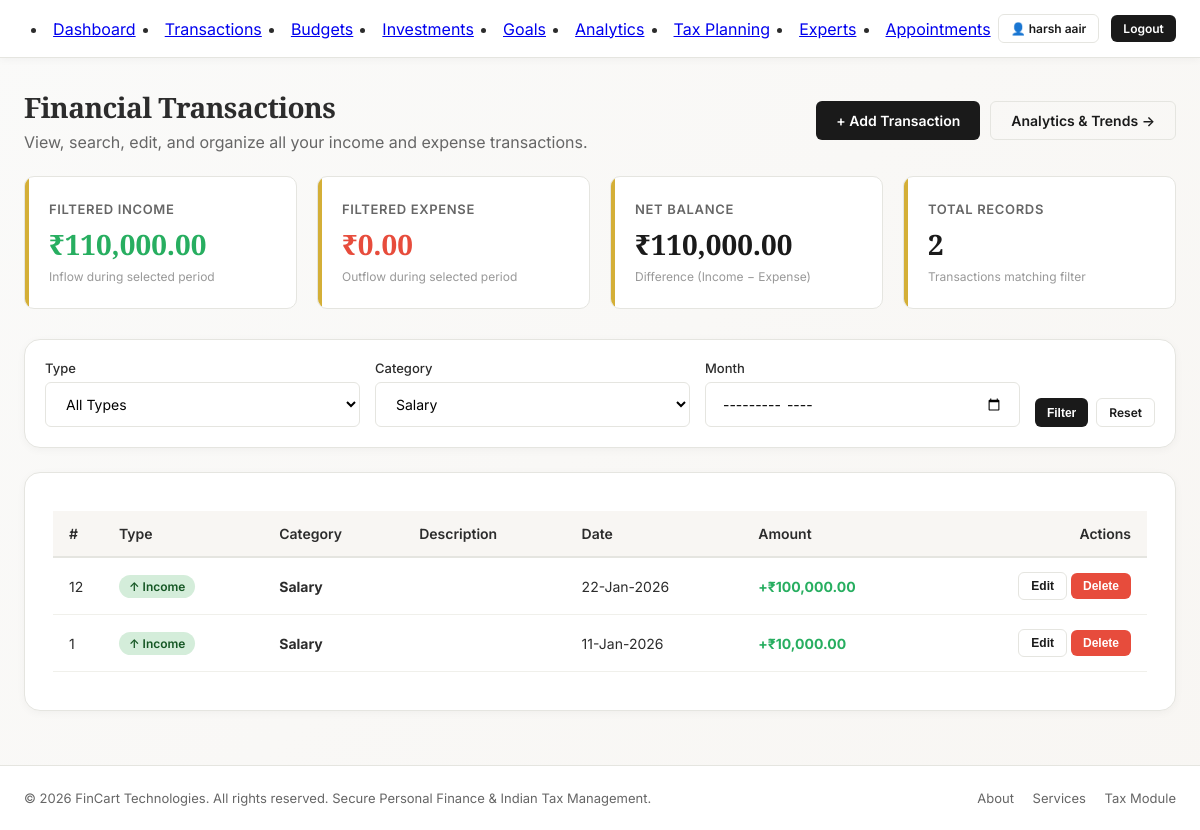
/transactions.php?category=Salary (signed in), run on an earlier commit of the app's database.
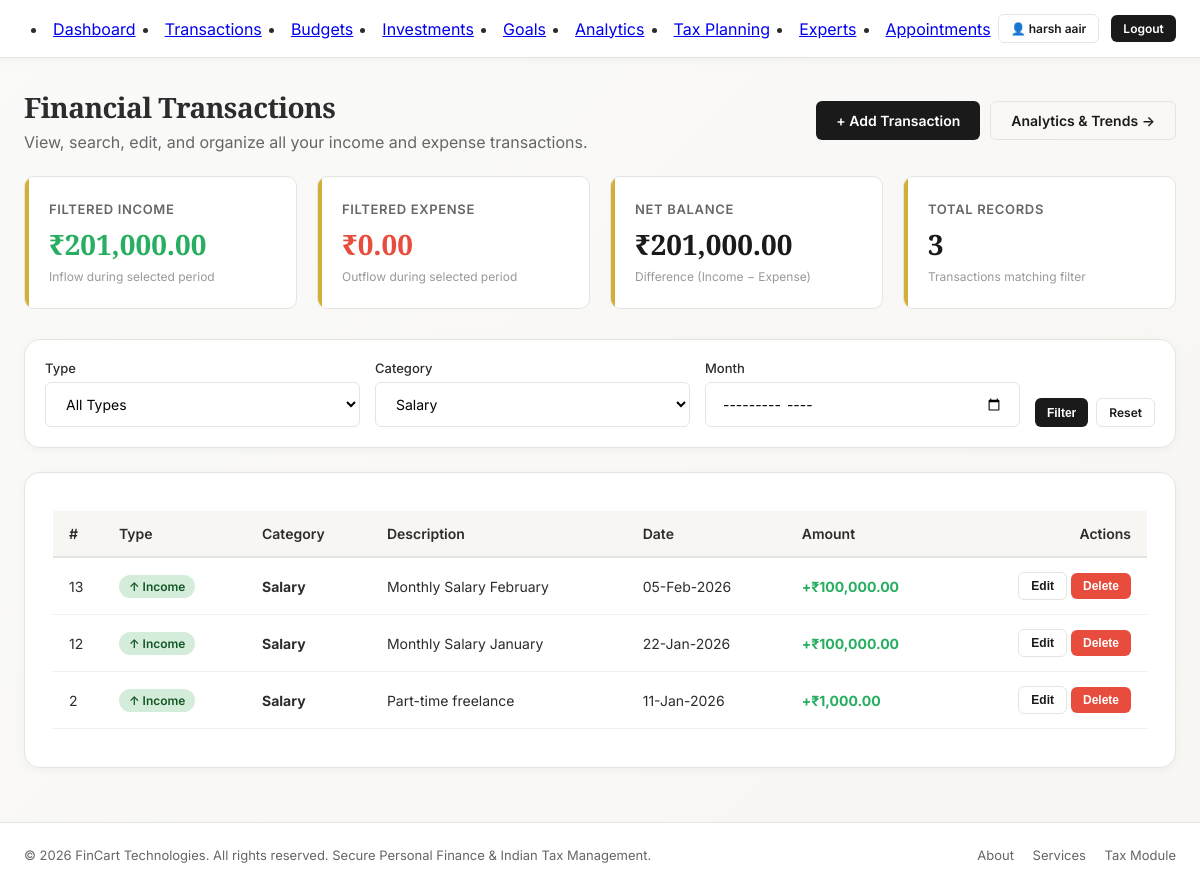
And on a later commit of the database.
### tables this page shows
CREATE TABLE IF NOT EXISTS `transactions` (
  `id` int NOT NULL AUTO_INCREMENT,
  `user_id` int NOT NULL,
  `type` enum('income','expense') NOT NULL,
  `category` varchar(50) DEFAULT NULL,
  `amount` decimal(15,2) NOT NULL,
  `description` text,
  `date` date DEFAULT NULL,
  `created_at` timestamp NULL DEFAULT CURRENT_TIMESTAMP,
  PRIMARY KEY (`id`),
  KEY `user_id` (`user_id`),
  CONSTRAINT `fk_transactions_user` FOREIGN KEY (`user_id`) REFERENCES `users` (`id`) ON DELETE CASCADE
);

### transactions.php (the view, shortened to what the changed rows need)
<?php
include "db.php";
$user_id = $_SESSION['user_id'];
$filter_category = isset($_GET['category']) ? $_GET['category'] : 'all';
$page = max(1, intval($_GET['page'] ?? 1));
$limit = 15;
$offset = ($page - 1) * $limit;
$where_clause = "WHERE user_id = ?";
$params = [$user_id];
$param_types = "i";
if ($filter_category !== 'all' && !empty($filter_category)) {
    $where_clause .= " AND category = ?";
    $params[] = $filter_category;
    $param_types .= "s";
}
$count_sql = "SELECT COUNT(*) as total FROM transactions $where_clause";
$count_stmt = $conn->prepare($count_sql);
$count_stmt->bind_param($param_types, ...$params);
$count_stmt->execute();
$total_rows = (int)$count_stmt->get_result()->fetch_assoc()['total'];
$sql = "SELECT * FROM transactions $where_clause ORDER BY date DESC, created_at DESC LIMIT ? OFFSET ?";
$p_params = array_merge($params, [$limit, $offset]);
$p_types = $param_types . "ii";
$stmt = $conn->prepare($sql);
$stmt->bind_param($p_types, ...$p_params);
$stmt->execute();
$result = $stmt->get_result();
$transactions = $result->fetch_all(MYSQLI_ASSOC);
$sum_sql = "SELECT
    COALESCE(SUM(CASE WHEN type = 'income' THEN amount ELSE 0 END), 0) as total_income,
    COALESCE(SUM(CASE WHEN type = 'expense' THEN amount ELSE 0 END), 0) as total_expense
    FROM transactions $where_clause";
$sum_stmt = $conn->prepare($sum_sql);
$sum_stmt->bind_param($param_types, ...$params);
$sum_stmt->execute();
$summary = $sum_stmt->get_result()->fetch_assoc();
include "includes/header.php";
?>
<div class="main-content">
    <div style="display: flex; justify-content: space-between; align-items: center; margin-bottom: 24px; flex-wrap: wrap; gap: 15px;">
        <div>
            <h1 style="font-size: 28px; margin-bottom: 6px;">Financial Transactions</h1>
        </div>
    </div>
    <div class="stats-grid">
        <div class="stat-card">
            <div class="stat-label">Filtered Income</div>
            <div class="stat-value" style="color: var(--success);">₹<?php echo number_format((float)$summary['total_income'], 2); ?></div>
            <div class="stat-description">Inflow during selected period</div>
        </div>
        <div class="stat-card">
            <div class="stat-label">Net Balance</div>
            <div class="stat-value">₹<?php echo number_format((float)($summary['total_income'] - $summary['total_expense']), 2); ?></div>
            <div class="stat-description">Difference (Income &minus; Expense)</div>
        </div>
        <div class="stat-card">
            <div class="stat-label">Total Records</div>
            <div class="stat-value"><?php echo number_format($total_rows); ?></div>
            <div class="stat-description">Transactions matching filter</div>
        </div>
    </div>
    <div class="card">
        <div class="table-responsive">
            <table class="custom-table">
                <thead>
                    <tr>
                        <th style="width: 50px;">#</th>
                        <th>Type</th>
                        <th>Category</th>
                        <th>Description</th>
                        <th>Date</th>
                        <th>Amount</th>
                        <th style="text-align: right;">Actions</th>
                    </tr>
                </thead>
                <tbody>
                    <?php if (!empty($transactions)): ?>
                        <?php foreach ($transactions as $t): ?>
                            <tr>
                                <td><?php echo (int)$t['id']; ?></td>
                                <td>
                                    <?php if ($t['type'] === 'income'): ?>
                                        <span class="badge badge-success">&#8593; Income</span>
                                    <?php else: ?>
                                        <span class="badge badge-danger">&#8595; Expense</span>
                                    <?php endif; ?>
                                </td>
                                <td><strong><?php echo htmlspecialchars($t['category'] ?? 'General'); ?></strong></td>
                                <td><?php echo htmlspecialchars($t['description'] ?? ''); ?></td>
                                <td><?php echo date('d-M-Y', strtotime($t['date'])); ?></td>
                                <td>
                                    <strong style="color: <?php echo $t['type'] === 'income' ? '#27ae60' : '#e74c3c'; ?>;">
                                        <?php echo $t['type'] === 'income' ? '+' : '-'; ?>₹<?php echo number_format((float)$t['amount'], 2); ?>
                                    </strong>
                                </td>
                                <td style="text-align: right;">
                                    <button
                                        type="button"
                                        class="btn btn-secondary btn-sm"
                                        onclick="openEditModal(<?php echo htmlspecialchars(json_encode($t)); ?>)">
                                        Edit
                                    </button>
                                    <form method="POST" style="display:inline;" onsubmit="return confirm('Delete this transaction?');">
                                        <button type="submit" class="btn btn-danger btn-sm">Delete</button>
                                    </form>
                                </td>
                            </tr>
                        <?php endforeach; ?>
                    <?php endif; ?>
                </tbody>
            </table>
        </div>
    </div>
</div>
<?php include "includes/footer.php"; ?>

What changed in the data, as far as the page shows it:
no longer on this page (row edited): transactions: id "1", type "↑ Income", category "Salary", date "11-Jan-2026", amount "10,000.00"
added transactions: id "13", type "↑ Income", category "Salary", description "Monthly Salary February", date "05-Feb-2026", amount "100,000.00"
changed transactions id 12: description (not shown) → "Monthly Salary January"
now on this page (row edited): transactions: id "2", type "↑ Income", category "Salary", description "Part-time freelance", date "11-Jan-2026", amount "1,000.00"
Also different on the page:
$summary['total_income']: "110,000.00" → "201,000.00"
$summary['total_income'] - $summary['total_expense']: "110,000.00" → "201,000.00"
$total_rows: "2" → "3"
